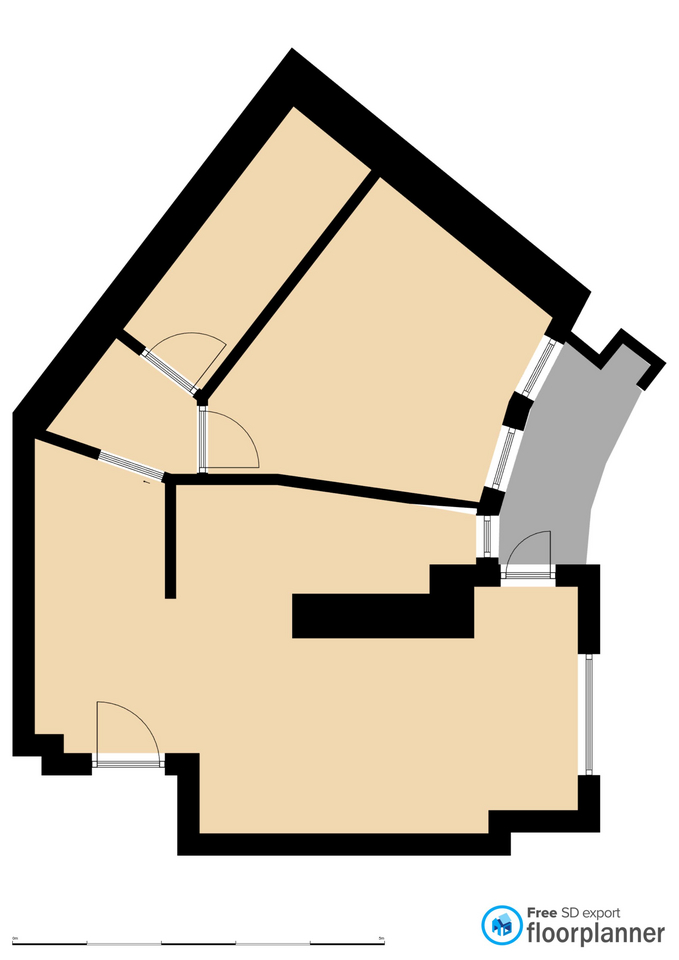
#> input picture references/plan-sans-mobilier.jpg, 679 x 960 px; its folder holds 2 pictures in this run
$ python extract_plan.py
#> lines starting #> are read from the running program, lines starting #| are printed output that depends on the picture; after the words box and inside, x2 and y2 are one past the last pixel; in counts of white or black regions, pixels touching at a corner belong together
"""
Extraction de la géométrie de l'appartement depuis le dernier plan sans mobilier.

Source : references/plan-sans-mobilier.jpg (export Floorplanner, murs noirs).
Échelle : barre graphique 0-5 m du plan = 372 px  ->  74,4 px/m (1 px = 1,34 cm).
Contrôle : 8,79 m / 10,86 m (hors tout), 1,35 m (salle de bain), 3,00 m (mur
fenêtre séjour), 3,88 m (mur canapé) du plan coté concordent à +-2 cm.

Repère de sortie (identique au repère three.js) :
    x = px / 74,4   (vers la droite du plan)
    z = py / 74,4   (vers le bas du plan)
    y = hauteur (sol fini = 0, plafond = 2,70 m)

Les murs sont vectorisés automatiquement (contours des pixels noirs, simplifiés
à 1,2 px). Les ouvertures (portes, fenêtres) sont décrites à la main à partir
des sommets des murs qui les encadrent : elles sont les « trous » du dessin.
Les hauteurs d'allège / de linteau viennent des captures vidéo (voir
docs/DIMENSIONS.md).

Usage : python extract_plan.py  ->  web/public/data/plan.json + docs/plan-vectorise.png
"""
import json
import math
import os

import cv2
import numpy as np
from PIL import Image, ImageDraw
from shapely.geometry import Polygon, MultiPolygon, LineString, Point, box
from shapely.ops import unary_union

ROOT = os.path.abspath(os.path.join(os.path.dirname(__file__), '..', '..'))
SRC = os.path.join(ROOT, 'references', 'plan-sans-mobilier.jpg')
PX_PER_M = 74.4
CEILING = 2.70

# Nord (plan cadastral, rose des vents) : le haut du plan regarde l'azimut 71°
# (ENE). Les fenêtres sur cour (à droite du plan) regardent donc le SSE (161°).
PLAN_UP_AZIMUTH_DEG = 70.9


def m(p):
    return [round(p[0] / PX_PER_M, 4), round(p[1] / PX_PER_M, 4)]


def load_masks():
    im = np.array(Image.open(SRC).convert('RGB')).astype(int)
    s = im.sum(axis=2)
    black = (s < 200).astype(np.uint8)
    black[880:] = 0  # légende / échelle
    walls = cv2.morphologyEx(black, cv2.MORPH_OPEN, np.ones((3, 3), np.uint8))
    r, g, b = im[..., 0], im[..., 1], im[..., 2]
    grey = ((abs(r - 170) < 22) & (abs(g - 170) < 22) & (abs(b - 170) < 22)).astype(np.uint8)
    return im, walls, grey


def contours_to_polys(mask, min_area=15, eps=1.2):
    cnts, hier = cv2.findContours(mask, cv2.RETR_CCOMP, cv2.CHAIN_APPROX_NONE)
    polys = []
    for i, c in enumerate(cnts):
        if hier[0][i][3] != -1:
            continue
        if cv2.contourArea(c) < min_area:
            continue
        ap = cv2.approxPolyDP(c, eps, True).reshape(-1, 2).astype(float)
        # les contours OpenCV passent par le centre des pixels de bord :
        # on les dilate d'un demi-pixel pour retrouver le bord réel.
        poly = Polygon(ap).buffer(0.5, join_style=2)
        polys.append(poly)
    return polys


def snap_axis(poly, tol_deg=2.5):
    """Redresse les arêtes quasi horizontales / verticales (bruit de pixel)."""
    pts = list(poly.exterior.coords)[:-1]
    n = len(pts)
    pts = [list(p) for p in pts]
    for i in range(n):
        a, b = pts[i], pts[(i + 1) % n]
        dx, dy = b[0] - a[0], b[1] - a[1]
        ang = abs(math.degrees(math.atan2(dy, dx))) % 180
        if min(ang, 180 - ang) < tol_deg and abs(dx) > 3:
            y = (a[1] + b[1]) / 2
            a[1] = b[1] = y
        elif abs(ang - 90) < tol_deg and abs(dy) > 3:
            x = (a[0] + b[0]) / 2
            a[0] = b[0] = x
    return Polygon(pts).buffer(0)


# --------------------------------------------------------------------------
# Ouvertures, en pixels du plan. quad = [A1, A2, B2, B1] : A = face côté
# « pièce A », B = face côté « pièce B » ; A1-B1 et A2-B2 sont les tableaux.
# --------------------------------------------------------------------------
OPENINGS = [
    dict(id='fen_sejour', type='window', label='Fenêtre du séjour (3 vantaux + imposte)',
         quad=[(578, 653), (578, 775), (599, 775), (599, 653)], room='sejour',
         sill=0.83, head=2.50, leaves=3, transom=0.37, frame_depth_from_A=0.17),
    dict(id='porte_terrasse', type='door_glazed', label='Porte-fenêtre de la terrasse',
         quad=[(500, 587), (556, 587), (556, 565), (500, 565)], room='sejour',
         sill=0.0, head=2.50, leaves=1, transom=0.0, hinge='A2', opens='B',
         frame_depth_from_A=0.14),
    dict(id='fen_cuisine', type='window', label='Fenêtre de la cuisine (1 vantail)',
         quad=[(477, 514), (476, 558), (497, 558), (498, 514)], room='cuisine',
         sill=0.85, head=2.50, leaves=1, transom=0.0, frame_depth_from_A=0.14),
    dict(id='fen_chambre_1', type='window', label='Chambre, fenêtre nord (2 vantaux + imposte)',
         quad=[(546, 334), (514, 392), (532, 401), (561, 343)], room='chambre',
         sill=0.84, head=2.50, leaves=2, transom=0.37, frame_depth_from_A=0.13),
    dict(id='fen_chambre_2', type='window', label='Chambre, fenêtre sud (2 vantaux + imposte)',
         quad=[(503, 424), (484, 487), (504, 492), (523, 429)], room='chambre',
         sill=0.84, head=2.50, leaves=2, transom=0.37, frame_depth_from_A=0.13),
    dict(id='porte_entree', type='door_entry', label="Porte d'entrée blindée",
         quad=[(91, 753), (165, 753), (165, 775), (91, 775)], room='sejour',
         sill=0.0, head=2.10, hinge='A1', opens='A'),
    dict(id='passage_sas', type='passage', label='Passage séjour / dégagement (sans porte)',
         quad=[(97, 457.5), (162, 481), (164, 472.5), (99, 449)], room='sejour',
         sill=0.0, head=2.10),
    dict(id='porte_sdb', type='door', label='Porte de la salle de bain',
         quad=[(137, 356), (195, 396), (199, 389), (144, 346)], room='sas',
         sill=0.0, head=2.10, hinge='A2', opens='B'),
    dict(id='porte_chambre', type='door', label='Porte de la chambre',
         quad=[(197, 405), (197, 473), (207.5, 473), (207.5, 405)], room='sas',
         sill=0.0, head=2.10, hinge='A2', opens='B'),
]

# Graines de remplissage des pièces (pixels) et noms affichés.
ROOMS = [
    dict(id='chambre', name='Chambre', seed=(400, 330)),
    dict(id='sdb', name='Salle de bain', seed=(250, 240)),
    dict(id='sas', name='Dégagement / buanderie', seed=(110, 405)),
    dict(id='sejour', name='Séjour / salle à manger', seed=(330, 720)),
]


def main():
    im, walls_mask, grey = load_masks()
#> in load_masks, `black[880:] = 0`:
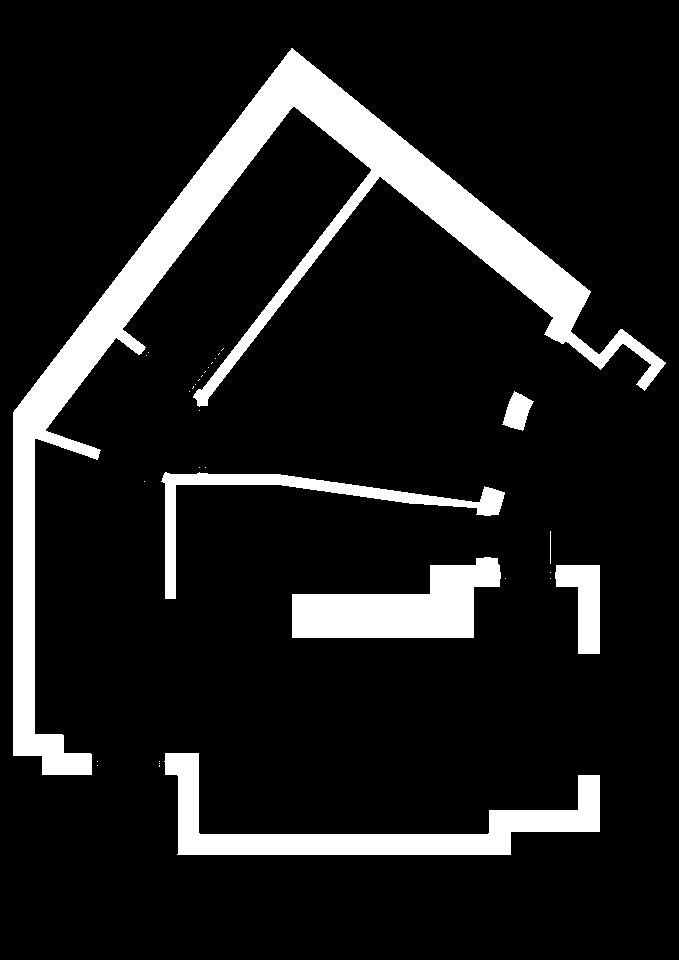
#> black: shape (960, 679); values 0 (black) and 1 (white), 12% white; 32 white regions (25 under 20 px), largest, box (x1, y1, x2, y2) and area: (13, 48, 666, 775) 47774, (164, 753, 600, 855) 12241, (292, 557, 501, 638) 10025
    H, W = walls_mask.shape

    wall_polys = [snap_axis(p) for p in contours_to_polys(walls_mask)]
#> in contours_to_polys, `cnts, hier = cv2.findContours(mask, cv2.RETR_CCOMP, cv2.CHAIN_APPROX_N..`: cnts = 6 contours; box (x1, y1, x2, y2) and area: (13, 49, 665, 775) 46234, (165, 753, 600, 855) 11648, (292, 557, 501, 638) 9740, (162, 473, 505, 599) 4661, (555, 565, 600, 654) 2318, (503, 392, 533, 430) 687
#> the loop in contours_to_polys, `for i, c in enumerate(cnts):` made 6 passes
#> after the loop in contours_to_polys, `for i, c in enumerate(cnts):`: polys = 6 items
#> in snap_axis, `pts = list(poly.exterior.coords)[:-1]`: pts = [(164.5, 752.5), (164.5, 774.5), (175.8, 774.5), (177.5, 776.2), (177.5, 854.5), (510.5, 854.5), (511.5, 831.5), (599.5, 831.5), (599.5, 774.5), (577.5, 774.5), (576.5, 809.5), (488.5, 809.5), (488.5, 831.8), (486.8, 833.5), (200.2, 833.5), (198.5, 831.8), (198.5, 752.5)]
#> in snap_axis, `n = len(pts)`: n = 17
#> in snap_axis, `pts = [list(p) for p in pts]`: pts = [[164.5, 752.5], [164.5, 774.5], [175.8, 774.5], [177.5, 776.2], [177.5, 854.5], [510.5, 854.5], [511.5, 831.5], [599.5, 831.5], [599.5, 774.5], [577.5, 774.5], [576.5, 809.5], [488.5, 809.5], [488.5, 831.8], [486.8, 833.5], [200.2, 833.5], [198.5, 831.8], [198.5, 752.5]]
#> the loop in snap_axis, `for i in range(n):` made 17 passes
#> (dx, dy, ang, x) on passes 1, 4, 6, 8: (0, 22, 90, 164.5), (0, 78.29, 90, 177.5), (1, -23, 87.51, 511), (0, -57, 90, 599.5)
#> the loop in snap_axis (call 2), `for i in range(n):` made 6 passes
#> (dx, dy, ang, x) on passes 1, 3, 5: (0, 21.98, 90, 555.5), (0, 66.02, 90, 577.5), (0, -89, 90, 599.5)
#> wall_polys = 6 items
    walls_union = unary_union(wall_polys)

    open_polys = {o['id']: Polygon(o['quad']).buffer(0) for o in OPENINGS}

    # Espace libre = intérieur de l'enveloppe - murs - ouvertures.
    solid = unary_union([walls_union] + list(open_polys.values()))
    outer = Polygon(max(
        (Polygon(p.exterior) for p in (solid.geoms if isinstance(solid, MultiPolygon) else [solid])),
        key=lambda q: q.area).exterior)
    # l'enveloppe englobe aussi la terrasse : on ne garde que les trous du solide
    holes = []
    for g in (solid.geoms if isinstance(solid, MultiPolygon) else [solid]):
        for ring in g.interiors:
            holes.append(Polygon(ring))
#> this loop made 1 pass
#> after the loop, holes = 4 items
    free = unary_union(holes)
    # Les murs ne sont pas tous connectés (bloc cuisine, trumeau…) : on
    # rebouche avec la différence enveloppe-murs, en retirant la terrasse.
    # Terrasse : zone grise refermée (l'arc de la porte-fenêtre coupe le gris)
    cl = cv2.morphologyEx(grey, cv2.MORPH_CLOSE, np.ones((7, 7), np.uint8))
    n, lab_t, st, _ = cv2.connectedComponentsWithStats(cl)
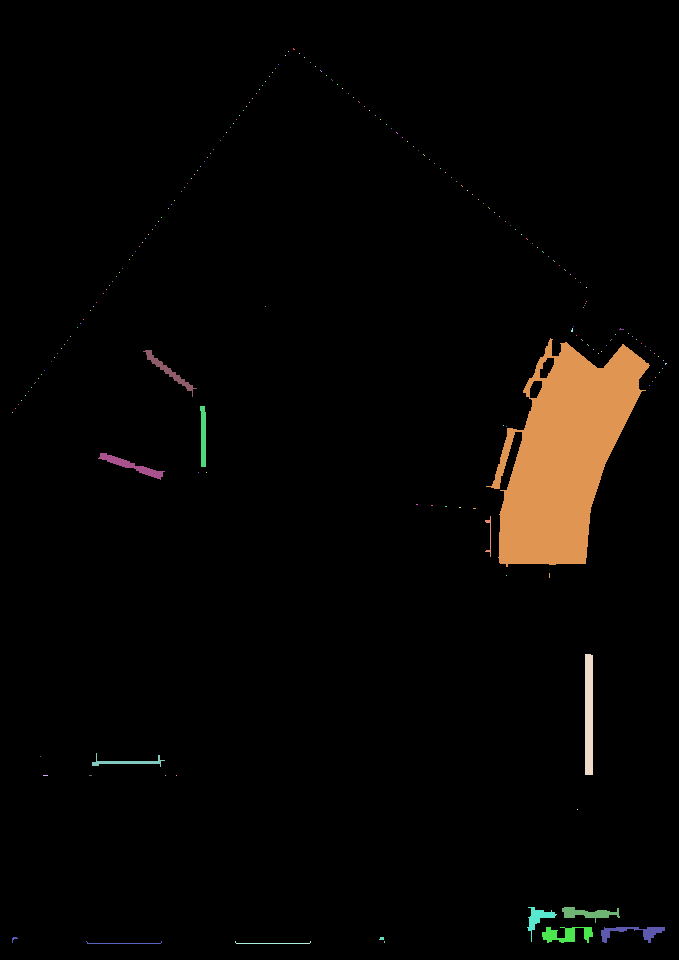
#> lab_t: shape (960, 679) int32; 198 distinct labels, from 0 to 197; one colour per label, 0 black
#> n = 198; st = 198 rows, first 6: [0, 0, 679, 960, 626934], [293, 48, 2, 2, 3], [288, 51, 1, 1, 1], [299, 53, 1, 1, 1], [285, 55, 1, 1, 1], [304, 57, 1, 1, 1]
    ti = 1 + int(np.argmax(st[1:, 4]))
#> ti = 128
    terrace_mask = (lab_t == ti).astype(np.uint8)
    terrace_polys = contours_to_polys(terrace_mask, min_area=500, eps=1.0)
#> in contours_to_polys (call 2), `cnts, hier = cv2.findContours(mask, cv2.RETR_CCOMP, cv2.CHAIN_APPROX_N..`: cnts = 3 contours; box (x1, y1, x2, y2) and area: (486, 338, 650, 567) 20431, (539, 357, 555, 379) 208, (529, 380, 543, 399) 182
#> the loop in contours_to_polys (call 2), `for i, c in enumerate(cnts):` made 3 passes
#> terrace_polys = 1 item
    terrace = max(terrace_polys, key=lambda p: p.area)
    terrace = terrace.buffer(3, join_style=2).difference(
        unary_union([walls_union] + list(open_polys.values()))).buffer(0)
    if isinstance(terrace, MultiPolygon):
        terrace = max(terrace.geoms, key=lambda p: p.area)
    terrace = terrace.intersection(box(0, 0, W, 565)).buffer(0)
    # garde-corps : bord libre (droit) de la zone grise, échantillonné ligne à ligne
    rail_px = []
    for yy in range(386, 566, 4):
        xs = np.where(terrace_mask[min(yy, 562)])[0]
        if len(xs):
            rail_px.append((float(xs.max()) - 1.0, float(yy)))
#> after the loop, rail_px = 45 pairs, first value 584 to 644, second value 386 to 562
    # lissage (moyenne glissante) pour une courbe continue
    rp = np.array(rail_px)
#> rp has the same summary as rail_px
    k = 5
    sm = rp.copy()
#> sm has the same summary as rail_px
    for i in range(len(rp)):
        a, b = max(0, i - k // 2), min(len(rp), i + k // 2 + 1)
        sm[i, 0] = rp[a:b, 0].mean()
#> this loop made 45 passes
#> a on passes 1 to 4: 0, 0, 0, 1
    rail_px = [tuple(p) for p in sm]

    # Pièces par remplissage raster (plus robuste que la topologie vectorielle)
    lab = np.ones((H, W), np.uint8)
    solid_img = Image.new('L', (W, H), 0)
    d = ImageDraw.Draw(solid_img)
    for g in (walls_union.geoms if isinstance(walls_union, MultiPolygon) else [walls_union]):
        d.polygon([tuple(c) for c in g.exterior.coords], fill=255)
#> this loop made 6 passes
    for p in open_polys.values():
        d.polygon([tuple(c) for c in p.exterior.coords], fill=255)
    for p in terrace_polys:
        d.polygon([tuple(c) for c in p.exterior.coords], fill=255)
    solid_arr = (np.array(solid_img) > 0).astype(np.uint8)
    free_arr = (1 - solid_arr).astype(np.uint8)
    free_arr[880:] = 0

    rooms_out = []
    room_polys = {}
    for r in ROOMS:
        ff = free_arr.copy()
        mask = np.zeros((H + 2, W + 2), np.uint8)
        cv2.floodFill(ff, mask, r['seed'], 2)
        reg = (ff == 2).astype(np.uint8)
        polys = contours_to_polys(reg, min_area=100, eps=1.0)
        poly = max(polys, key=lambda p: p.area)
        # ne pas dépasser dans les murs après la dilatation d'un demi-pixel
        poly = snap_axis(poly.difference(walls_union).buffer(0))
        if isinstance(poly, MultiPolygon):
            poly = max(poly.geoms, key=lambda p: p.area)
        room_polys[r['id']] = poly
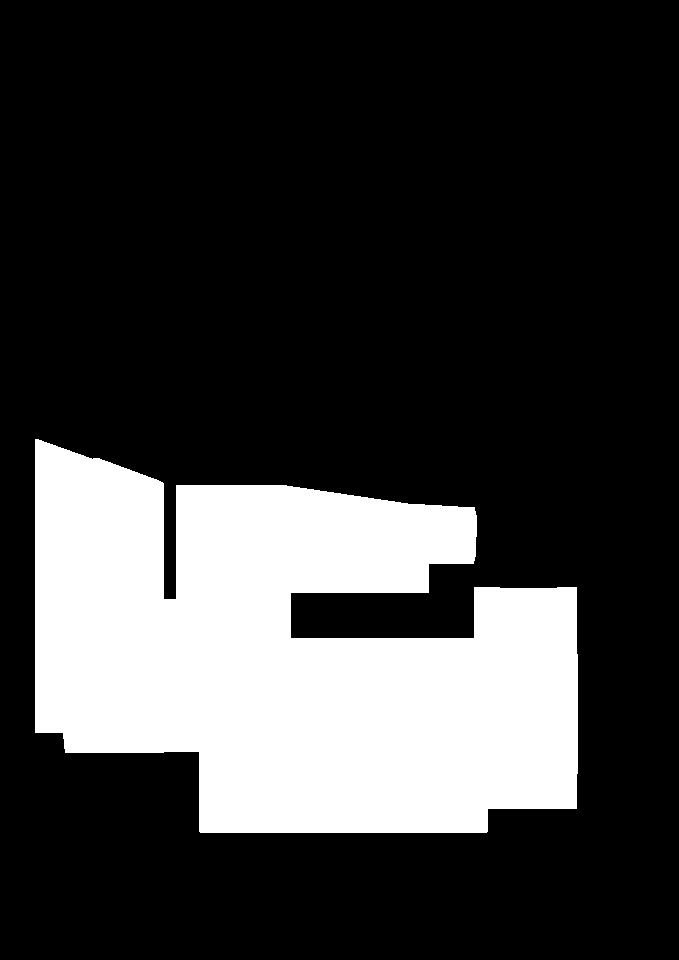
#> reg: shape (960, 679); values 0 (black) and 1 (white), 23.4% white; 1 white region, box (x1, y1, x2, y2) and area: (35, 439, 578, 833) 152249

    # Cuisine = partie du séjour au nord de la ligne du passage (y < 596 px)
    # et entre le refend (x >= 176 px) et la face est du bloc (x < 473 px).
    sej = room_polys['sejour']
    kitchen_zone = box(176, 400, 473, 596)
    kitchen = sej.intersection(kitchen_zone)
    if isinstance(kitchen, MultiPolygon):
        kitchen = max(kitchen.geoms, key=lambda p: p.area)
    room_polys['cuisine'] = kitchen
    names = {r['id']: r['name'] for r in ROOMS}
    names['cuisine'] = 'Cuisine'
    names['sejour'] = 'Séjour / salle à manger'

    for rid in ['chambre', 'sdb', 'sas', 'cuisine', 'sejour']:
        p = room_polys[rid]
        rooms_out.append(dict(
            id=rid, name=names[rid],
            poly=[m(c) for c in list(p.exterior.coords)[:-1]],
            area_m2=round(p.area / PX_PER_M ** 2, 2),
        ))

    # Sol continu = pièces + seuils de portes (ouvertures au sol, hors fenêtres)
    floor_parts = [room_polys['chambre'], room_polys['sdb'], room_polys['sas'], room_polys['sejour']]
    for o in OPENINGS:
        if o['sill'] == 0.0 and o['type'] != 'door_glazed' and o['type'] != 'door_entry':
            floor_parts.append(open_polys[o['id']].buffer(0.6, join_style=2))
    floor = unary_union(floor_parts).buffer(0)
    floor = floor.difference(walls_union.buffer(-0.01)).buffer(0)

    walls_out = []
    for i, p in enumerate(wall_polys):
        walls_out.append(dict(id=f'mur_{i}', poly=[m(c) for c in list(p.exterior.coords)[:-1]]))

    openings_out = []
    for o in OPENINGS:
        q = [np.array(c, float) for c in o['quad']]
        a1, a2, b2, b1 = q
        width = np.linalg.norm(a2 - a1) / PX_PER_M
        thick = np.linalg.norm((b1 + b2) / 2 - (a1 + a2) / 2) / PX_PER_M
        oo = {k: v for k, v in o.items() if k != 'quad'}
        oo.update(quad=[m(c) for c in o['quad']], width=round(width, 3), thickness=round(thick, 3))
        openings_out.append(oo)

    def ring(p):
        return [m(c) for c in list(p.exterior.coords)[:-1]]

    def poly_with_holes(p):
        return dict(outer=ring(p), holes=[[m(c) for c in list(h.coords)[:-1]] for h in p.interiors])

    floors = floor.geoms if isinstance(floor, MultiPolygon) else [floor]

    east_edge = rail_px

    out = dict(
        source='references/plan-sans-mobilier.jpg (Floorplanner, dernier plan sans mobilier)',
        px_per_m=PX_PER_M,
        repere='x = px/74.4 vers la droite du plan ; z = py/74.4 vers le bas du plan ; y = hauteur',
        ceiling_height=CEILING,
        plan_up_azimuth_deg=PLAN_UP_AZIMUTH_DEG,
        walls=walls_out,
        openings=openings_out,
        rooms=rooms_out,
        floor=[poly_with_holes(p) for p in floors],
        terrace=dict(poly=ring(terrace), railing=[m(c) for c in east_edge]),
    )
    os.makedirs(os.path.join(ROOT, 'web', 'public', 'data'), exist_ok=True)
    with open(os.path.join(ROOT, 'web', 'public', 'data', 'plan.json'), 'w') as f:
        json.dump(out, f, indent=1, ensure_ascii=False)

    # Visualisation de contrôle
    S = 3
    vis = Image.open(SRC).convert('RGB').resize((W * S, H * S), Image.NEAREST)
    dv = ImageDraw.Draw(vis, 'RGBA')
    colors = dict(chambre=(80, 140, 255, 70), sdb=(60, 200, 200, 70), sas=(200, 120, 255, 70),
                  cuisine=(255, 150, 40, 70), sejour=(90, 220, 90, 60))
    for rid, p in room_polys.items():
        dv.polygon([(x * S, y * S) for x, y in p.exterior.coords], fill=colors[rid], outline=(0, 0, 0, 255))
#> this loop made 5 passes
    for p in wall_polys:
        dv.line([(x * S, y * S) for x, y in p.exterior.coords], fill=(255, 0, 0, 255), width=2)
    for o in OPENINGS:
        dv.polygon([(x * S, y * S) for x, y in o['quad']], outline=(0, 0, 255, 255), fill=(0, 0, 255, 60))
    dv.line([(x * S, y * S) for x, y in east_edge], fill=(255, 0, 255, 255), width=3)
    vis.crop((0, 100, W * S, 880 * S)).save(os.path.join(ROOT, 'docs', 'plan-vectorise.png'))
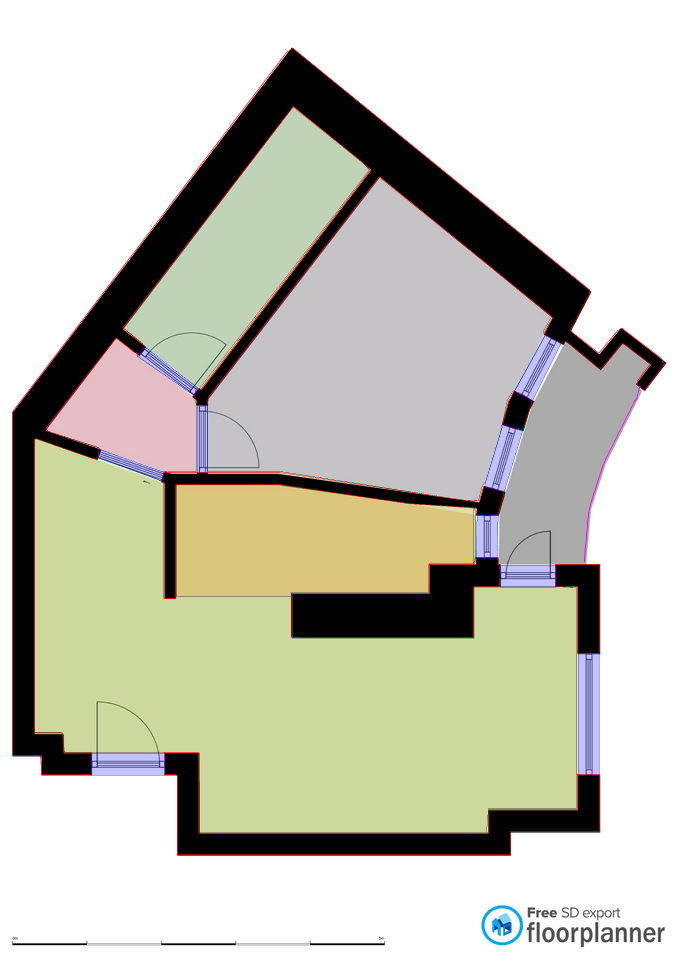
#> vis: PIL image 2037x2880 RGB (shown at 1/3 size); mean R, G, B 199.3, 198.9, 184.7

    print('murs', len(walls_out), 'ouvertures', len(openings_out))
#| murs 6 ouvertures 9
    for r in rooms_out:
        print(r['id'], r['area_m2'], 'm2', len(r['poly']), 'sommets')
#> this loop made 5 passes
#| chambre 12.3 m2 18 sommets
#| sdb 4.97 m2 10 sommets
#> (further printed lines are left out)
    print('sol', [round(p.area / PX_PER_M ** 2, 2) for p in floors], 'terrasse', round(terrace.area / PX_PER_M ** 2, 2))
#| sol [47.28] terrasse 3.71


if __name__ == '__main__':
    main()
